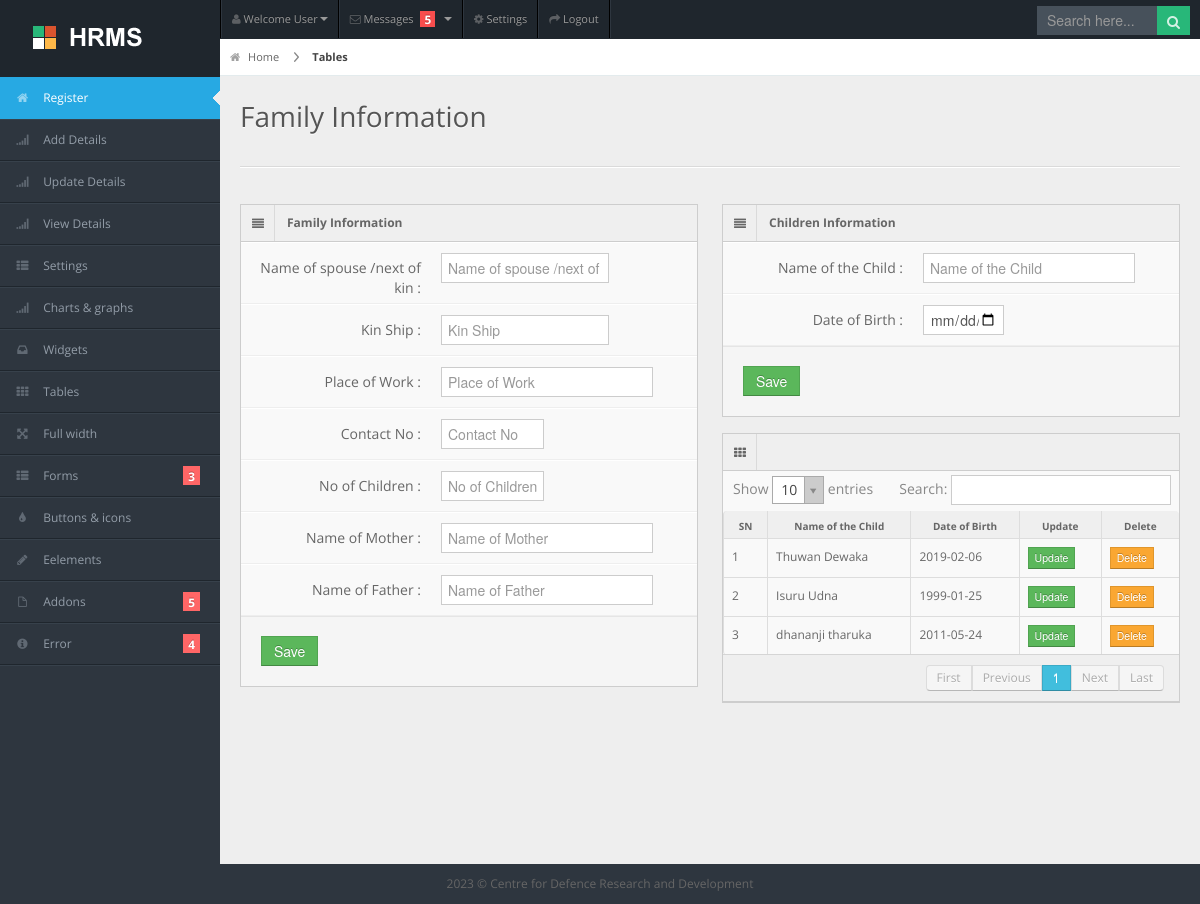
The app's page /family_details.php?pid=7 with its own data.
### tables this page shows
CREATE TABLE `child_info_tbl` (
  `child_info_id` int(11) NOT NULL,
  `personal_id` int(11) NOT NULL,
  `child_name` varchar(200) NOT NULL,
  `child_dob` date NOT NULL,
  `status` int(11) NOT NULL DEFAULT 1,
  `time_added` datetime NOT NULL DEFAULT current_timestamp()
);

### family_details.php (the view, shortened to what this page needs)
<?php
error_reporting(E_ALL);ini_set('display_errors', 'on');include ("db/db.php");
$pid = $_GET['pid'];
?>
<!DOCTYPE html>
<html lang="en">
<head>
<link rel="stylesheet" href="css/bootstrap.min.css" />
<link rel="stylesheet" href="css/bootstrap-responsive.min.css" />
<link rel="stylesheet" href="css/uniform.css" />
<link rel="stylesheet" href="css/select2.css" />
<link rel="stylesheet" href="css/matrix-style.css" />
<link rel="stylesheet" href="css/matrix-media.css" />
<link href="font-awesome/css/font-awesome.css" rel="stylesheet" />
</head>
<body>
<div id="header">
  <h1><a href="dashboard.html">Matrix Admin</a></h1>
</div>
<div id="user-nav" class="navbar navbar-inverse">
  <ul class="nav">
    <li  class="dropdown" id="profile-messages" ><a title="" href="#" data-toggle="dropdown" data-target="#profile-messages" class="dropdown-toggle"><i class="icon icon-user"></i>  <span class="text">Welcome User</span><b class="caret"></b></a>
    </li>
    <li class="dropdown" id="menu-messages"><a href="#" data-toggle="dropdown" data-target="#menu-messages" class="dropdown-toggle"><i class="icon icon-envelope"></i> <span class="text">Messages</span> <span class="label label-important">5</span> <b class="caret"></b></a>
    </li>
    <li class=""><a title="" href="#"><i class="icon icon-cog"></i> <span class="text">Settings</span></a></li>
    <li class=""><a title="" href="login.html"><i class="icon icon-share-alt"></i> <span class="text">Logout</span></a></li>
  </ul>
</div>
<div id="search">
  <input type="text" placeholder="Search here..."/>
  <button type="submit" class="tip-bottom" title="Search"><i class="icon-search icon-white"></i></button>
</div>
<div id="sidebar"> <a href="#" class="visible-phone"><i class="icon icon-th"></i>Tables</a>
  <?php include('include/nav.php'); ?>
</div>
<div id="content">
  <div id="content-header">
    <div id="breadcrumb"> <a href="#" title="Go to Home" class="tip-bottom"><i class="icon-home"></i> Home</a> <a href="#" class="current">Tables</a> </div>
    <h1>Family Information</h1>
  </div>
  <div class="container-fluid">
    <hr>
    <div class="row-fluid">
      <div class="span6">
		 <div class="widget-box">
        <div class="widget-title"> <span class="icon"> <i class="icon-align-justify"></i> </span>
          <h5>Family Information  </h5>
        </div>
        <div class="widget-content nopadding">
          <form action="javascript:void(0);" id="form_submit" class="form-horizontal">
            <div class="control-group">
              <label class="control-label">Name of spouse /next of kin :</label>
              <div class="controls">
                <input type="text" class="span8" placeholder="Name of spouse /next of kin" name="name_spouse" />
              </div>
            </div>
			<div class="control-group">
              <label class="control-label">Kin Ship :</label>
              <div class="controls">
                <input type="text" class="span8" placeholder="Kin Ship" name="kinship" />
              </div>
            </div>
			<div class="control-group">
              <label class="control-label">Place of Work :</label>
              <div class="controls">
                <input type="text" class="span10" placeholder="Place of Work" name="work_place" />
              </div>
            </div>
			<div class="control-group">
              <label class="control-label">Contact No :</label>
              <div class="controls">
                <input type="text" class="span5" placeholder="Contact No" name="contact_no" />
              </div>
            </div>
			<div class="control-group">
              <label class="control-label">No of Children :</label>
              <div class="controls">
                <input type="text" class="span5" placeholder="No of Children" name="children_count"/>
              </div>
            </div>
			<div class="control-group">
              <label class="control-label">Name of Mother :</label>
              <div class="controls">
                <input type="text" class="span10" placeholder="Name of Mother" name="mother_name" />
              </div>
            </div>
			<div class="control-group">
              <label class="control-label">Name of Father :</label>
              <div class="controls">
                <input type="text" class="span10" placeholder="Name of Father" name="father_name" />
              </div>
            </div>
            <div class="form-actions">
              <button type="submit" class="btn btn-success">Save</button>
            </div>
          </form>
        </div>
      </div>
      </div>
	  <div class="span6">
		 <div class="widget-box">
        <div class="widget-title"> <span class="icon"> <i class="icon-align-justify"></i> </span>
          <h5>Children  Information  </h5>
        </div>
        <div class="widget-content nopadding">
          <form action="javascript:void(0);" id="form_child" class="form-horizontal">
            <div class="control-group">
              <label class="control-label">Name of the Child  :</label>
              <div class="controls">
			  <input type="text" class="span10" placeholder="Name of the Child" name="child_name" />
               </div>
            </div>
			<div class="control-group">
              <label class="control-label">Date of Birth :</label>
              <div class="controls">
                <input type="date" class="span4" placeholder="yyyy-mm-dd" name="child_dob" />
              </div>
            </div>
            <div class="form-actions">
              <button type="submit" class="btn btn-success">Save</button>
            </div>
          </form>
        </div>
      </div>
        <div class="widget-box">
          <div class="widget-title"> <span class="icon"><i class="icon-th"></i></span>
          </div>
          <div class="widget-content nopadding">
		  <?php
		  $sql = "SELECT * FROM child_info_tbl WHERE personal_id='$pid' and status='1' ORDER BY child_info_id  DESC";
		  $result = mysqli_query($conn, $sql);
		  ?>
            <table class="table table-bordered data-table">
              <thead>
                <tr>
                  <th>SN</th>
				  <th>Name of the Child </th>
                  <th>Date of Birth</th>
					<th>Update</th>
					<th>Delete</th>
                </tr>
              </thead>
              <tbody>
			  <?php $i = 1; while ($row = mysqli_fetch_assoc($result)){ ?>
                <tr class="gradeX">
                  <td><?php echo $i; ?></td>
				  <td><?php echo $row['child_name']; ?></td>
                  <td><?php echo $row['child_dob']; ?></td>
                  <td class="center"><button class="btn btn-success btn-mini">Update</button></td>
				  <td class="center"><button class="btn btn-warning btn-mini">Delete</button></td>
                </tr>
               <?php $i++; } ?>
              </tbody>
            </table>
          </div>
        </div>
      </div>
    </div>
  </div>
</div>
<?php include('include/footer.php'); ?>
</body>
</html>

### css/matrix-media.css (style rules this page uses)
body { background:#2E363F; }
#header { background-color: #1f262d; margin-top:10px; }
#search input[type=text], #search button { background-color: #28b779; }
#search input[type=text] { background-color: #47515b; color: #fff; }

### records on screen
child_info_tbl: child_name "Thuwan Dewaka", child_dob "2019-02-06"
child_info_tbl: child_name "Isuru Udna", child_dob "1999-01-25"
child_info_tbl: child_name "dhananji tharuka", child_dob "2011-05-24"
